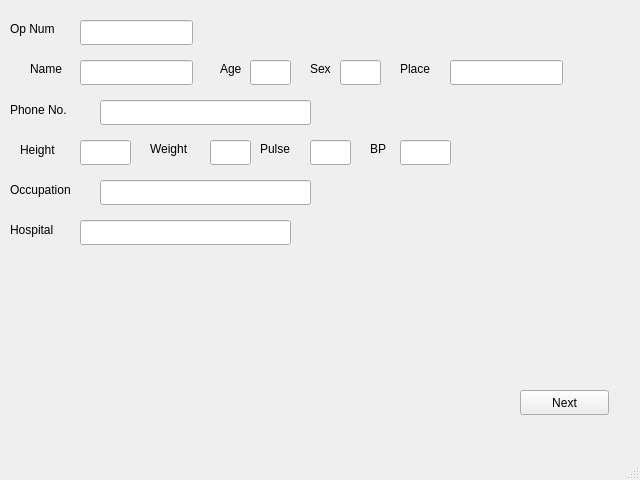
<?xml version="1.0" encoding="UTF-8"?>
<ui version="4.0">
 <class>MainWindow</class>
 <widget class="QMainWindow" name="MainWindow">
  <property name="geometry">
   <rect>
    <x>0</x>
    <y>0</y>
    <width>640</width>
    <height>480</height>
   </rect>
  </property>
  <property name="windowTitle">
   <string>MainWindow</string>
  </property>
  <widget class="QWidget" name="centralwidget">
   <widget class="QLabel" name="label">
    <property name="geometry">
     <rect>
      <x>10</x>
      <y>20</y>
      <width>67</width>
      <height>17</height>
     </rect>
    </property>
    <property name="text">
     <string>Op Num</string>
    </property>
   </widget>
   <widget class="QLineEdit" name="op_no">
    <property name="geometry">
     <rect>
      <x>80</x>
      <y>20</y>
      <width>113</width>
      <height>25</height>
     </rect>
    </property>
   </widget>
   <widget class="QLineEdit" name="name">
    <property name="geometry">
     <rect>
      <x>80</x>
      <y>60</y>
      <width>113</width>
      <height>25</height>
     </rect>
    </property>
    <property name="text">
     <string/>
    </property>
   </widget>
   <widget class="QLabel" name="label_2">
    <property name="geometry">
     <rect>
      <x>30</x>
      <y>60</y>
      <width>41</width>
      <height>17</height>
     </rect>
    </property>
    <property name="text">
     <string>Name</string>
    </property>
   </widget>
   <widget class="QLineEdit" name="age">
    <property name="geometry">
     <rect>
      <x>250</x>
      <y>60</y>
      <width>41</width>
      <height>25</height>
     </rect>
    </property>
    <property name="text">
     <string/>
    </property>
   </widget>
   <widget class="QLabel" name="label_3">
    <property name="geometry">
     <rect>
      <x>220</x>
      <y>60</y>
      <width>31</width>
      <height>17</height>
     </rect>
    </property>
    <property name="text">
     <string>Age</string>
    </property>
   </widget>
   <widget class="QLabel" name="label_4">
    <property name="geometry">
     <rect>
      <x>310</x>
      <y>60</y>
      <width>31</width>
      <height>17</height>
     </rect>
    </property>
    <property name="text">
     <string>Sex</string>
    </property>
   </widget>
   <widget class="QLineEdit" name="sex">
    <property name="geometry">
     <rect>
      <x>340</x>
      <y>60</y>
      <width>41</width>
      <height>25</height>
     </rect>
    </property>
    <property name="text">
     <string/>
    </property>
   </widget>
   <widget class="QLineEdit" name="place">
    <property name="geometry">
     <rect>
      <x>450</x>
      <y>60</y>
      <width>113</width>
      <height>25</height>
     </rect>
    </property>
    <property name="text">
     <string/>
    </property>
   </widget>
   <widget class="QLabel" name="label_5">
    <property name="geometry">
     <rect>
      <x>400</x>
      <y>60</y>
      <width>41</width>
      <height>17</height>
     </rect>
    </property>
    <property name="text">
     <string>Place</string>
    </property>
   </widget>
   <widget class="QLineEdit" name="ph_no">
    <property name="geometry">
     <rect>
      <x>100</x>
      <y>100</y>
      <width>211</width>
      <height>25</height>
     </rect>
    </property>
    <property name="text">
     <string/>
    </property>
   </widget>
   <widget class="QLabel" name="label_6">
    <property name="geometry">
     <rect>
      <x>10</x>
      <y>100</y>
      <width>81</width>
      <height>20</height>
     </rect>
    </property>
    <property name="text">
     <string>Phone No.</string>
    </property>
   </widget>
   <widget class="QLabel" name="label_7">
    <property name="geometry">
     <rect>
      <x>150</x>
      <y>140</y>
      <width>51</width>
      <height>17</height>
     </rect>
    </property>
    <property name="text">
     <string>Weight</string>
    </property>
   </widget>
   <widget class="QLineEdit" name="weight">
    <property name="geometry">
     <rect>
      <x>210</x>
      <y>140</y>
      <width>41</width>
      <height>25</height>
     </rect>
    </property>
    <property name="text">
     <string/>
    </property>
   </widget>
   <widget class="QLineEdit" name="pulse">
    <property name="geometry">
     <rect>
      <x>310</x>
      <y>140</y>
      <width>41</width>
      <height>25</height>
     </rect>
    </property>
    <property name="text">
     <string/>
    </property>
   </widget>
   <widget class="QLineEdit" name="bp">
    <property name="geometry">
     <rect>
      <x>400</x>
      <y>140</y>
      <width>51</width>
      <height>25</height>
     </rect>
    </property>
    <property name="text">
     <string/>
    </property>
   </widget>
   <widget class="QLineEdit" name="height">
    <property name="geometry">
     <rect>
      <x>80</x>
      <y>140</y>
      <width>51</width>
      <height>25</height>
     </rect>
    </property>
    <property name="text">
     <string/>
    </property>
   </widget>
   <widget class="QLabel" name="label_8">
    <property name="geometry">
     <rect>
      <x>20</x>
      <y>140</y>
      <width>51</width>
      <height>20</height>
     </rect>
    </property>
    <property name="text">
     <string>Height</string>
    </property>
   </widget>
   <widget class="QLabel" name="label_9">
    <property name="geometry">
     <rect>
      <x>260</x>
      <y>140</y>
      <width>41</width>
      <height>17</height>
     </rect>
    </property>
    <property name="text">
     <string>Pulse</string>
    </property>
   </widget>
   <widget class="QLabel" name="label_10">
    <property name="geometry">
     <rect>
      <x>370</x>
      <y>140</y>
      <width>41</width>
      <height>17</height>
     </rect>
    </property>
    <property name="text">
     <string>BP</string>
    </property>
   </widget>
   <widget class="QLabel" name="label_11">
    <property name="geometry">
     <rect>
      <x>10</x>
      <y>180</y>
      <width>81</width>
      <height>20</height>
     </rect>
    </property>
    <property name="text">
     <string>Occupation</string>
    </property>
   </widget>
   <widget class="QLineEdit" name="occu">
    <property name="geometry">
     <rect>
      <x>100</x>
      <y>180</y>
      <width>211</width>
      <height>25</height>
     </rect>
    </property>
    <property name="text">
     <string/>
    </property>
   </widget>
   <widget class="QLabel" name="label_12">
    <property name="geometry">
     <rect>
      <x>10</x>
      <y>220</y>
      <width>61</width>
      <height>20</height>
     </rect>
    </property>
    <property name="text">
     <string>Hospital</string>
    </property>
   </widget>
   <widget class="QLineEdit" name="hos">
    <property name="geometry">
     <rect>
      <x>80</x>
      <y>220</y>
      <width>211</width>
      <height>25</height>
     </rect>
    </property>
    <property name="text">
     <string/>
    </property>
   </widget>
   <widget class="QPushButton" name="nextButton">
    <property name="geometry">
     <rect>
      <x>520</x>
      <y>390</y>
      <width>89</width>
      <height>25</height>
     </rect>
    </property>
    <property name="text">
     <string>Next</string>
    </property>
   </widget>
  </widget>
  <widget class="QMenuBar" name="menubar">
   <property name="geometry">
    <rect>
     <x>0</x>
     <y>0</y>
     <width>640</width>
     <height>22</height>
    </rect>
   </property>
  </widget>
  <widget class="QStatusBar" name="statusbar"/>
 </widget>
 <resources/>
 <connections/>
</ui>
